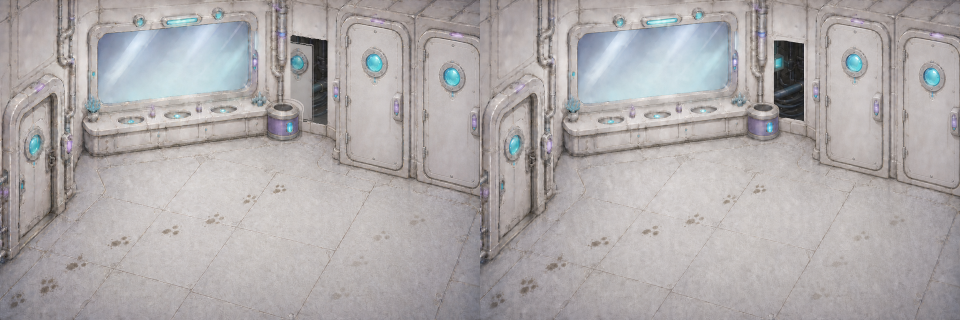
#> input picture tmp/stage4-secret-panel/secret-panel-current-frame3-frame4-contact-v1.png, 1920 x 640 px, given in place of bathroom-background-faucets-clean-v1.png, which was not available (shown at 1/2 size)
$ python build_exact_current_four_frame_preview.py
#> lines starting #> are read from the running program, lines starting #| are printed output that depends on the picture; pictures that were not available may be replaced by others from this repository, and a replacement may not be noted
from pathlib import Path

from PIL import Image, ImageDraw, ImageFont


ROOT = Path(__file__).resolve().parents[2]
ASSET = ROOT / "assets" / "stage4" / "level4-bathroom"
OUT = ROOT / "tmp" / "stage4-secret-panel" / "secret-panel-current-exact-four-frames.png"


def open_rgba(name):
    return Image.open(ASSET / name).convert("RGBA")


def add_faucets(canvas):
    layouts = (
        ("faucet-left-original-sprite-v2.png", 240, 203.125, 33.125, 31.25),
        ("faucet-middle-original-sprite-v2.png", 331.875, 192.5, 33.125, 33.125),
        ("faucet-right-original-sprite-v3.png", 421.875, 178.75, 35, 36.25),
    )
    for name, x, y, w, h in layouts:
        sprite = open_rgba(name).resize((round(w), round(h)), Image.Resampling.LANCZOS)
        canvas.alpha_composite(sprite, (round(x), round(y)))
    return canvas


closed = "bathroom-background-faucets-clean-v1.png"
states = (
    ("FRAME 1 — CURRENT 0–50%", closed),
    ("FRAME 2 — CURRENT 0–50% (IDENTICAL)", closed),
    ("FRAME 3 — CURRENT 50–75%", "bathroom-secret-panel-transition-frame3-artgen-v1.png"),
    ("FRAME 4 — CURRENT 75–100% / OPEN", "bathroom-secret-panel-open-user-reference-v1.png"),
)

tile_w, tile_h = 720, 480
label_h = 44
gap = 12
sheet = Image.new("RGB", (tile_w * 2 + gap, (tile_h + label_h) * 2 + gap), "#10151c")
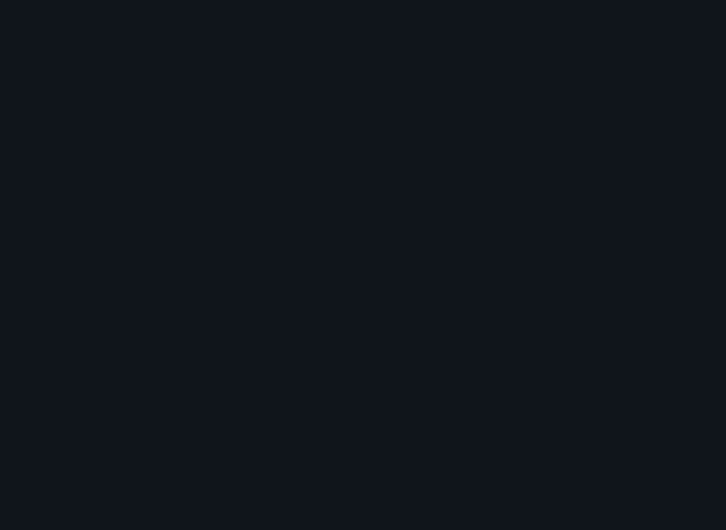
#> sheet: PIL image 1452x1060 RGB (shown at 1/2 size); mean R, G, B 16, 21, 28
draw = ImageDraw.Draw(sheet)
font_path = Path("C:/Windows/Fonts/arialbd.ttf")
font = ImageFont.truetype(str(font_path), 23) if font_path.exists() else ImageFont.load_default()

for index, (label, source) in enumerate(states):
    frame = add_faucets(open_rgba(source))
#> in open_rgba, returned value is the input picture: PIL image 1920x640 RGBA; mean R, G, B, A 174, 169.7, 170, 255
#> in add_faucets, `layouts = ( ("faucet-left-original-sprite-v2.png", 240, 203.125, 33.12..`: layouts = (('faucet-left-original-sprite-v2.png', 240, 203.1, 33.12, 31.25), ('faucet-middle-original-sprite-v2.png', 331.9, 192.5, 33.12, 33.12), ('faucet-right-original-sprite-v3.png', 421.9, 178.8, 35, 36.25))
#> call 2 of open_rgba, with name = 'faucet-left-original-sprite-v2.png'
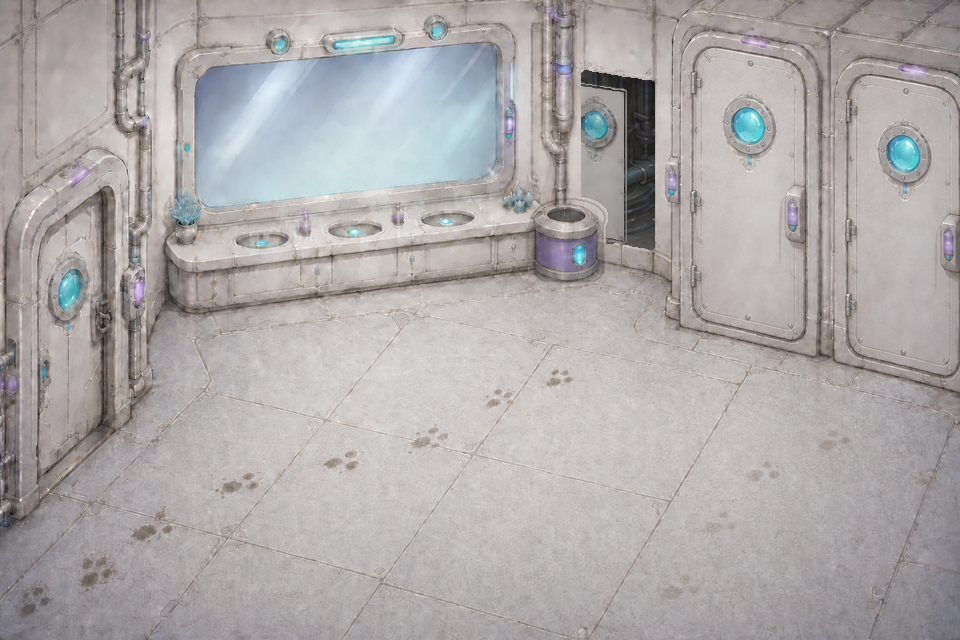
#> input picture tmp/stage4-secret-panel/secret-panel-current-frame3-v1.png, 960 x 640 px, given in place of faucet-left-original-sprite-v2.png, which was not available
#> in open_rgba, returned value is the input picture: PIL image 960x640 RGBA; mean R, G, B, A 173.9, 169.6, 169.8, 255
#> in add_faucets, `sprite = open_rgba(name).resize((round(w), round(h)), Image.Resampling..`:
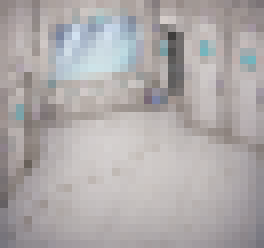
#> sprite: PIL image 33x31 RGBA (shown 8 times larger); mean R, G, B, A 174, 169.7, 169.9, 255
#> (the run stopped early here; a loop or call above may not have finished)
